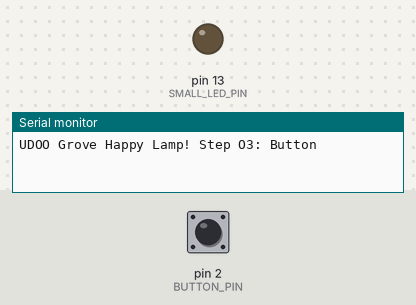
This sketch was run on a simulated Arduino Uno, built with avr-gcc and run on an emulated ATmega328P. On the bench: output pins drawn as LEDs (lit = HIGH), the last lines printed to the serial monitor. Dashed ring = blinking. The inputs (shaded band) are chosen by the test bench; at power-on: pin 2 (BUTTON_PIN) LOW.

Above: at 1.2 s.
1.3 s: pin 2 (BUTTON_PIN) pulled HIGH for 3.2 s
At 2.0 s:
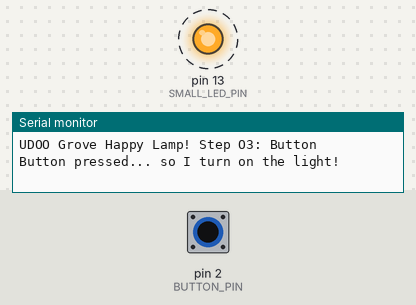
6.0 s: pin 2 (BUTTON_PIN) pulled HIGH for 0.15 s
At 6.8 s:
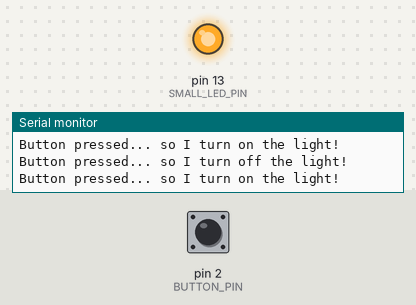
7.6 s: pin 2 (BUTTON_PIN) pulled HIGH for 1 s
At 8.1 s:
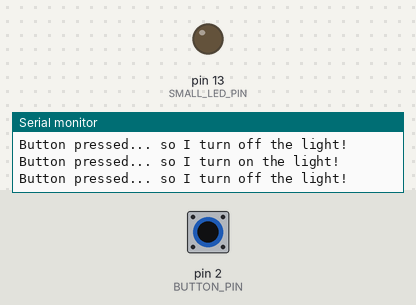
Timing chart, 0 to 10.6 s (numbered marks = the images above; inputs shaded):
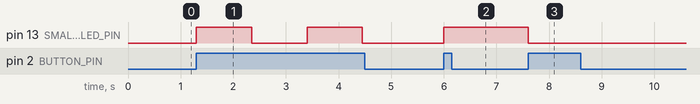

The sketch:

UDOOGrove03_button.ino
```cpp
#define BUTTON_PIN         2
#define SMALL_LED_PIN      13
#define LONG_PRESS_TIMEOUT 1000

boolean isLightOn = false;

void setup() {
  Serial.begin(9600);
  Serial.println("UDOO Grove Happy Lamp! Step O3: Button");

  pinMode(BUTTON_PIN    , INPUT);
  pinMode(SMALL_LED_PIN, OUTPUT);
}

void loop() {
  boolean isButtonPressed = checkButtonState();
  if(isButtonPressed){
    Serial.print("Button pressed...");
    isLightOn = !isLightOn;

    if(isLightOn){
      turnOnSmallLight();
      Serial.println(" so I turn on the light!");
    }
    else{
      turnOffSmallLight();
      Serial.println(" so I turn off the light!");
    }
    delay(LONG_PRESS_TIMEOUT);
  }

  delay(50);
}


boolean checkButtonState(){
  return digitalRead(BUTTON_PIN);
}

void  turnOnSmallLight(){
  digitalWrite(SMALL_LED_PIN, HIGH);
}

void  turnOffSmallLight(){
  digitalWrite(SMALL_LED_PIN, LOW);
}
```

Measured:
- after the input at 1.3 s, pin 13 (SMALL_LED_PIN): alternates HIGH for 1.1 s and LOW for 1.1 s, starting at once
- after the input at 6.0 s, pin 13 (SMALL_LED_PIN): LOW → HIGH at once
- after the input at 7.6 s, pin 13 (SMALL_LED_PIN): HIGH → LOW at once
